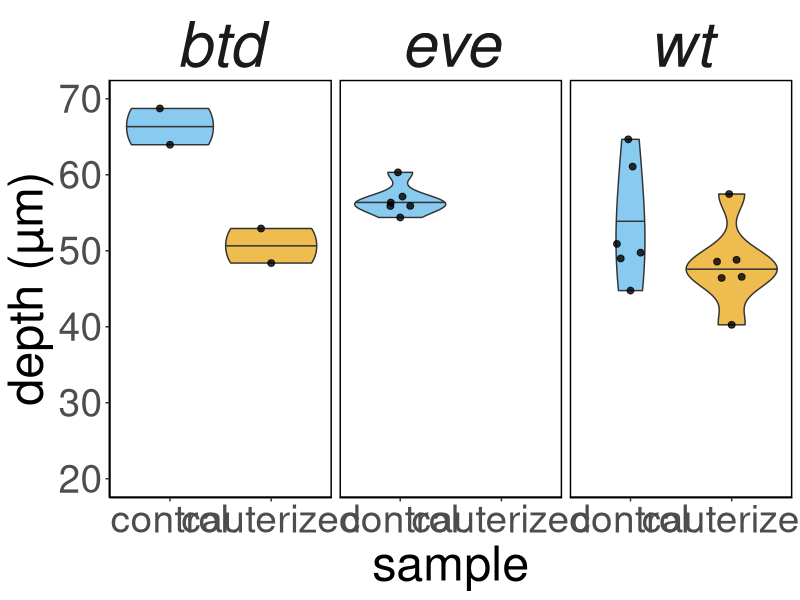
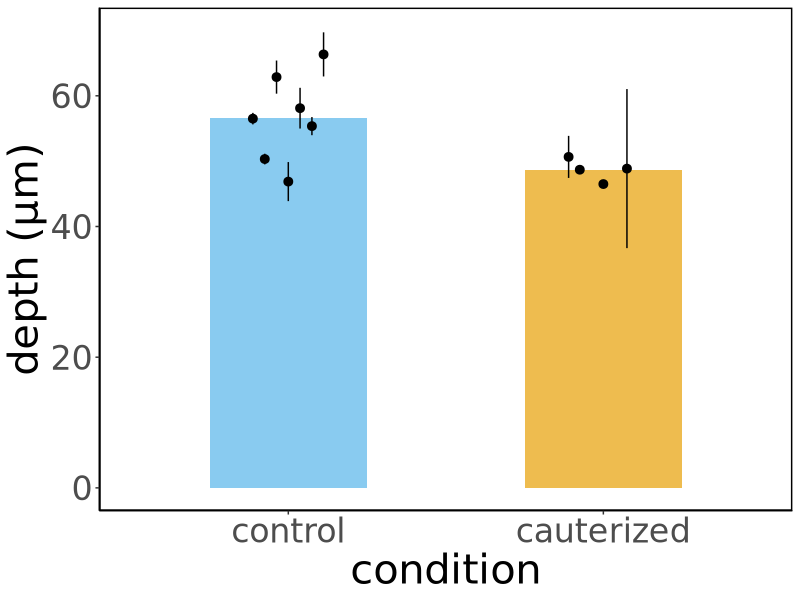
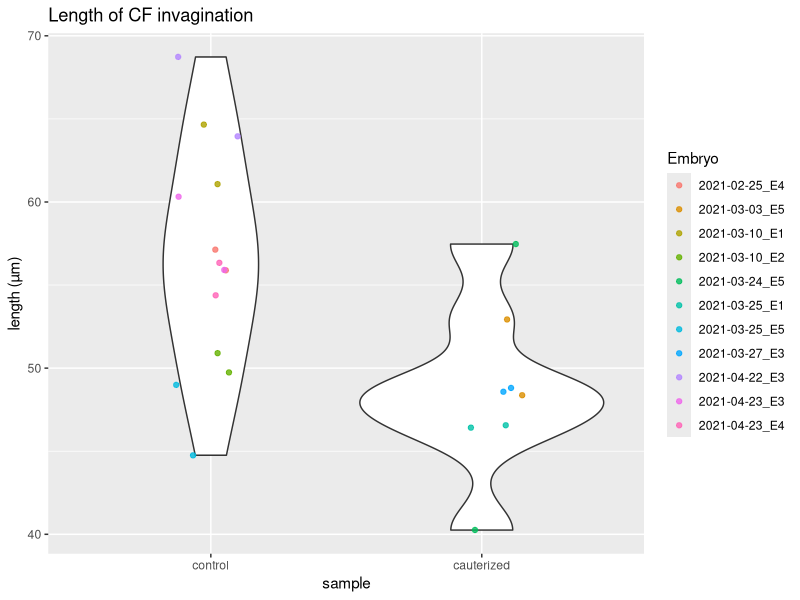
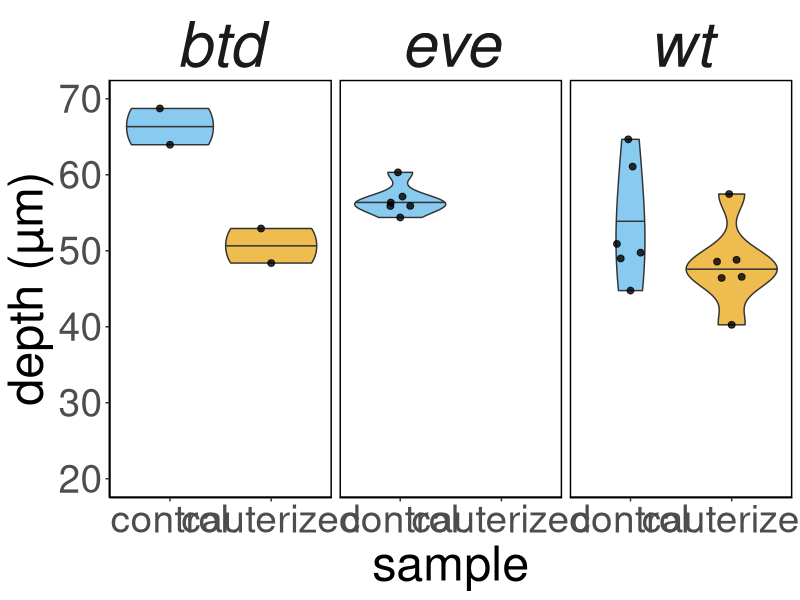
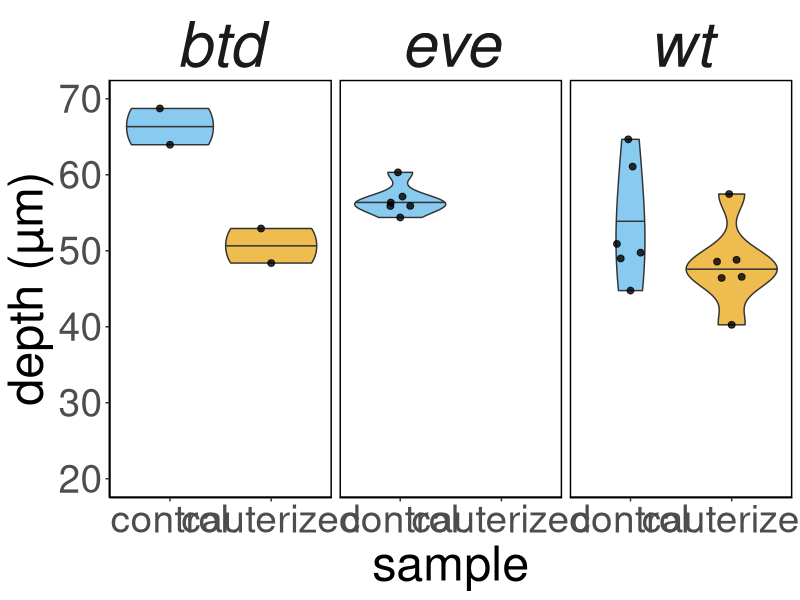
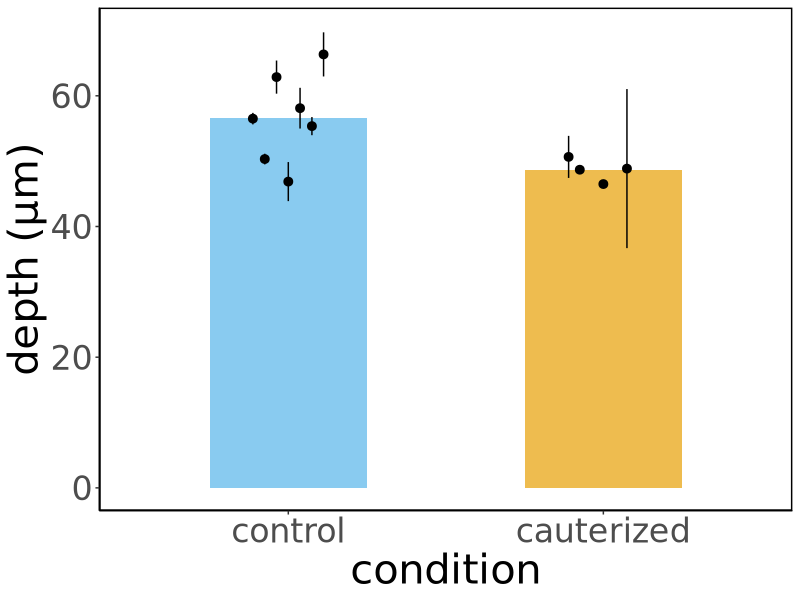
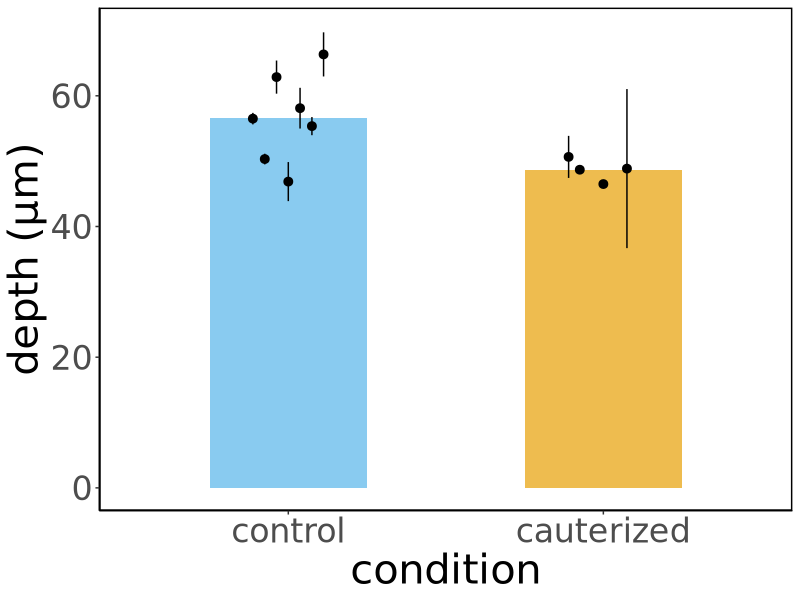
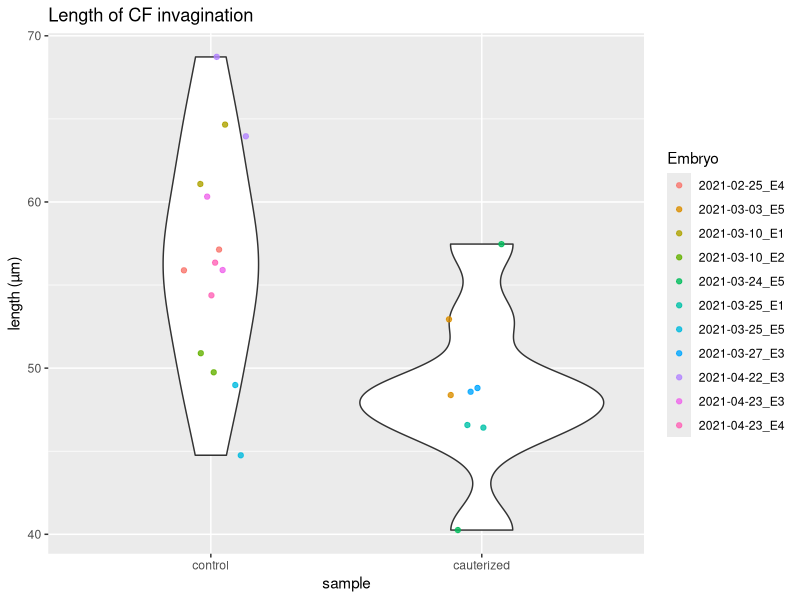

R code for these plots, in order: (Note: this script raises an error after producing the figures.)
## ---- chunk 1
knitr::opts_chunk$set(echo = TRUE, tidy = TRUE, cache = FALSE)
knitr::opts_knit$set(root.dir = "~/Dropbox/Projects/Cephalic_furrow/7-Paper/1-analyses/germband-cauterizations")
setwd("~/Dropbox/Projects/Cephalic_furrow/7-Paper/1-analyses/germband-cauterizations")
library(ggplot2)
library(ggbeeswarm)
## ---- chunk 2
# Load raw ROI measurements from ImageJ
results <- read.csv("1-wt/Lengths.csv")

# Calculate summaries per sample
by(results[results$Sample == "control", c("Length")], results[results$Sample == "control",]$Stock, summary)
print("------------------------------------------------------------------------------------")
by(results[results$Sample == "cauterized", c("Length")], results[results$Sample == "cauterized",]$Stock, summary)
## ---- chunk 3
set.seed(111111)
# Plot mean length of cephalic furrow per embryo (right/left sides)
ggplot(results, aes(factor(Sample, level = c("control", "cauterized")), Length, fill = Sample)) +
  geom_violin(draw_quantiles = c("0.5"), show.legend = FALSE, trim = TRUE, alpha = 0.7, scale = "area", adjust = 2) +
  geom_quasirandom(size = 2, width = 0.2, alpha = 0.8, show.legend = FALSE) +
  #geom_jitter(alpha = 0.8, width = 0.1, size = 2, show.legend = FALSE) +
  labs(x = "sample", y = "depth (µm)") +
  facet_wrap(~Stock) +
  scale_fill_manual(values=c("#e69f03", "#56b4e9")) +
  scale_y_continuous(limits = c(20, 70)) +
  theme_classic() +
  theme(text =  element_text(size = 35),
        strip.background = element_blank(),
        strip.placement = "outside",
        strip.text.x = element_text(size = 45, face = "italic"),
        panel.background = element_rect(colour = "black", size=1))
ggsave("wt-length.png", width = 7, height = 4)
ggsave("wt-length.svg", width = 7, height = 4)
## ---- chunk 4
# Mean of CF length per embryo
embryo_cf_mean <- aggregate(results$Length, list(results$Embryo), mean)
colnames(embryo_cf_mean) <- c("Embryo", "Mean")

# Standard deviation of CF length per embryo
embryo_cf_sd <- aggregate(results$Length, list(results$Embryo), sd)
colnames(embryo_cf_sd) <- c("Embryo", "SD")

# Get sample information
samples <- unique(results[, c("Stock", "Embryo", "Sample")])

# Merge datasets
means <- merge(samples, embryo_cf_mean, by = "Embryo", all.x = TRUE)
means <- merge(means, embryo_cf_sd, by = "Embryo", all.x = TRUE)

# Summary by sample
by(means[means$Sample == "control", c("Mean", "SD")], means[means$Sample == "control",]$Stock, summary)
print("------------------------------------------------------------------------------------")
by(means[means$Sample == "cauterized", c("Mean", "SD")], means[means$Sample == "cauterized",]$Stock, summary)
## ---- chunk 5
set.seed(1234)
# Plot mean length of cephalic furrow per embryo (right/left sides)
ggplot(means, aes(factor(Sample, level = c("control", "cauterized")), Mean, fill = Sample)) +
  #geom_violin(draw_quantiles = c("0.5"), show.legend = FALSE, trim = TRUE, alpha = 0.7, scale = "area", adjust = 2) +
  geom_bar(stat = "summary", fun = "mean", alpha = 0.7, width = 0.5, show.legend = FALSE) +
  #geom_quasirandom(size = 2, width = 0.1, alpha = 0.9, show.legend = FALSE) +
  #geom_errorbar(aes(ymin=Mean-SD, ymax=Mean+SD), show.legend = FALSE)+
  #geom_jitter(alpha = 0.8, width = 0.1, size = 2, show.legend = FALSE) +
  #geom_point(alpha = 0.8, width = 0.1, size = 2, show.legend = FALSE) +
  #geom_pointrange(aes(ymin=Mean-SD, ymax=Mean+SD), position = position_jitterdodge(jitter.width = 0.3), show.legend = FALSE)+
  geom_pointrange(aes(ymin=Mean-SD, ymax=Mean+SD), position = position_quasirandom(width = 0.15, bandwidth = 0.1), show.legend = FALSE) +
  labs(x = "condition", y = "depth (µm)") +
  scale_fill_manual(values=c("#e69f03", "#56b4e9")) +
  scale_y_continuous(limits = c(0, 70)) +
  theme_classic(base_family = "DejaVu Sans") +
  theme(text = element_text(size = 30),
        panel.background = element_rect(colour = "black", size=1))
ggsave("wt-mean-length.png", width = 7, height = 4)
ggsave("wt-mean-length.svg", width = 7, height = 4)
## ---- chunk 6
# Statistical testing
diff_micron <- mean(means[means$Sample == "control",]$Mean) - mean(means[means$Sample == "cauterized",]$Mean)
diff_pct <- diff_micron / mean(means[means$Sample == "cauterized",]$Mean) * 100

# Test if distribution is normal
shapiro.test(results[results$Sample == "control",]$Length)
shapiro.test(results[results$Sample == "cauterized",]$Length)
shapiro.test(means[means$Sample == "control",]$Mean)
shapiro.test(means[means$Sample == "cauterized",]$Mean)

# Test if means are different
t.test(results[results$Sample == "control",]$Length,
       results[results$Sample == "cauterized",]$Length,
       var.equal = FALSE)
t.test(means[means$Sample == "control",]$Mean,
       means[means$Sample == "cauterized",]$Mean,
       var.equal = FALSE)

# Test if means are different only in wt
t.test(results[(results$Sample == "control" & results$Stock == "wt"),]$Length,
       results[(results$Sample == "cauterized" & results$Stock == "wt"),]$Length,
       var.equal = FALSE)
t.test(means[(means$Sample == "control" & means$Stock == "wt"),]$Mean,
       means[(means$Sample == "cauterized" & means$Stock == "wt"),]$Mean,
       var.equal = FALSE)

# Test if control is greater than cauterized
wilcox.test(results[results$Sample == "control",]$Length,
            results[results$Sample == "cauterized",]$Length,
            alternative = "g")
wilcox.test(means[means$Sample == "control",]$Mean,
            means[means$Sample == "cauterized",]$Mean,
            alternative = "g")

# Test if control and cauterized have the same variance
var.test(results[results$Sample == "control",]$Length,
         results[results$Sample == "cauterized",]$Length)
var.test(means[means$Sample == "control",]$Mean,
         means[means$Sample == "cauterized",]$Mean)

## ---- chunk 7
# Plot length of cephalic furrow invaginations
ggplot(results, aes(factor(Sample, level = c("control", "cauterized")), Length)) + geom_violin() + geom_jitter(alpha = 0.8, width = 0.15, aes(colour = Embryo)) +
  labs(title = "Length of CF invagination", x = "sample", y = "length (µm)")
ggsave("wt-cf-length.png")

# Plot total length of cephalic furrow invagination per embryo
ggplot(summary_embryos, aes(factor(Sample, level = c("control", "cauterized")), Total, colour = Sample)) +
  geom_violin() + geom_jitter(alpha = 0.8, width = 0.15) +
  labs(title = "Total length of CF invaginations per embryo", x = "sample", y = "length (µm)")
ggsave("wt-total-length.png")

# Plot distance of cephalic furrow invaginations to germ band
ggplot(results, aes(factor(Sample, level = c("control", "cauterized")), Distance)) + geom_violin() + geom_jitter(alpha = 0.8, width = 0.15, aes(colour = Embryo)) +
  labs(title = "Distance of CF invagination to germ band", x = "sample", y = "distance (µm)")
ggsave("wt-gb-distance.png")

# Plot total distance of cephalic furrow invagination per embryo
ggplot(summary_embryos, aes(factor(Sample, level = c("control", "cauterized")), Distance, colour = Sample)) +
  geom_violin() + geom_jitter(alpha = 0.8, width = 0.15) +
  labs(title = "Total distance of CF invaginations to germ band per embryo", x = "sample", y = "distance (µm)")
ggsave("wt-total-distance.png")

# Correlation between CF length and GB distance
ggplot(results, aes(Distance, Length)) + geom_point(alpha = 0.8, aes(colour = Sample)) +
  labs(title = "CF length by GB distance", x = "Distance to GB", y = "Length of CF")
with(results, cor(Length, Distance))
ggsave("wt-cfgb-correlation.png")
ggplot(summary_embryos, aes(Distance, Total)) + geom_point(alpha = 0.8, aes(colour = Sample)) +
  labs(title = "Total CF length by total GB distance per embryo", x = "Distance to GB", y = "Length of CF")
with(summary_embryos, cor(Total, Distance))
ggsave("wt-total-correlation.png")

# Plot CF to GB index
ggplot(results, aes(factor(Sample, level = c("control", "cauterized")), CFbyGB)) + geom_violin() + geom_jitter(alpha = 0.8, width = 0.15, aes(colour = Embryo)) +
  labs(title = "Distance of CF invagination to germ band", x = "sample", y = "CF by GB index")
#ggsave("wt-cfgb-index.png")

# Plot total distance of cephalic furrow invagination per embryo
ggplot(summary_embryos, aes(factor(Sample, level = c("control", "cauterized")), CFbyGB, colour = Sample)) +
  geom_violin() + geom_jitter(alpha = 0.8, width = 0.15) +
  labs(title = "Total distance of CF invaginations to germ band per embryo", x = "sample", y = "CF by GB index")
#ggsave("wt-total-distance.png")
## ---- chunk 8
